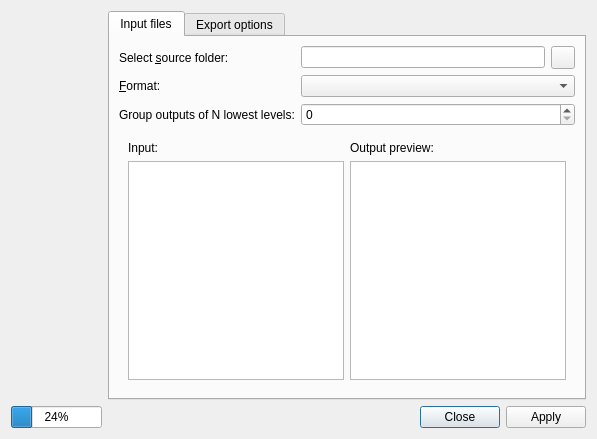
<?xml version="1.0" encoding="UTF-8"?>
<ui version="4.0">
 <class>BatchExportDialog</class>
 <widget class="QDialog" name="BatchExportDialog">
  <property name="geometry">
   <rect>
    <x>0</x>
    <y>0</y>
    <width>597</width>
    <height>439</height>
   </rect>
  </property>
  <property name="windowTitle">
   <string>HOCR Batch Export</string>
  </property>
  <layout class="QGridLayout" name="gridLayout">
   <item row="3" column="0">
    <widget class="QProgressBar" name="progressBar">
     <property name="value">
      <number>24</number>
     </property>
    </widget>
   </item>
   <item row="3" column="1">
    <widget class="KeyDialogButtonBox" name="buttonBox">
     <property name="orientation">
      <enum>Qt::Horizontal</enum>
     </property>
     <property name="standardButtons">
      <set>QDialogButtonBox::Apply|QDialogButtonBox::Close</set>
     </property>
    </widget>
   </item>
   <item row="1" column="1">
    <widget class="QTabWidget" name="batchTabWidget">
     <property name="currentIndex">
      <number>0</number>
     </property>
     <widget class="QWidget" name="tabInput">
      <attribute name="title">
       <string>Input files</string>
      </attribute>
      <layout class="QGridLayout" name="gridLayout_2">
       <item row="3" column="0" colspan="3">
        <widget class="QWidget" name="widgetFiles" native="true">
         <layout class="QGridLayout" name="gridLayout_3">
          <item row="1" column="0">
           <widget class="QTreeView" name="treeViewInput">
            <attribute name="headerVisible">
             <bool>false</bool>
            </attribute>
            <attribute name="headerStretchLastSection">
             <bool>true</bool>
            </attribute>
           </widget>
          </item>
          <item row="1" column="1">
           <widget class="QTreeView" name="treeViewOutput">
            <attribute name="headerVisible">
             <bool>false</bool>
            </attribute>
            <attribute name="headerStretchLastSection">
             <bool>true</bool>
            </attribute>
           </widget>
          </item>
          <item row="0" column="0">
           <widget class="QLabel" name="labelInput">
            <property name="text">
             <string>Input:</string>
            </property>
           </widget>
          </item>
          <item row="0" column="1">
           <widget class="QLabel" name="labelOutput">
            <property name="text">
             <string>Output preview:</string>
            </property>
           </widget>
          </item>
         </layout>
        </widget>
       </item>
       <item row="2" column="0">
        <widget class="QLabel" name="labelExportLevel">
         <property name="text">
          <string>Group outputs of N lowest levels:</string>
         </property>
         <property name="buddy">
          <cstring>spinBoxExportLevel</cstring>
         </property>
        </widget>
       </item>
       <item row="0" column="0">
        <widget class="QLabel" name="labelSourceFolder">
         <property name="text">
          <string>Select &amp;source folder:</string>
         </property>
         <property name="buddy">
          <cstring>toolButtonSourceFolder</cstring>
         </property>
        </widget>
       </item>
       <item row="0" column="1">
        <widget class="QLineEdit" name="lineEditSourceFolder">
         <property name="focusPolicy">
          <enum>Qt::NoFocus</enum>
         </property>
         <property name="accessibleName">
          <string> !Skip</string>
         </property>
         <property name="readOnly">
          <bool>true</bool>
         </property>
        </widget>
       </item>
       <item row="0" column="2">
        <widget class="QToolButton" name="toolButtonSourceFolder">
         <property name="toolTip">
          <string>Search for source folder</string>
         </property>
         <property name="icon">
          <iconset theme="folder-open">
           <normaloff>../../../.designer/backup</normaloff>../../../.designer/backup</iconset>
         </property>
        </widget>
       </item>
       <item row="1" column="0">
        <widget class="QLabel" name="labelFormat">
         <property name="text">
          <string>&amp;Format:</string>
         </property>
         <property name="buddy">
          <cstring>comboBoxFormat</cstring>
         </property>
        </widget>
       </item>
       <item row="1" column="1" colspan="2">
        <widget class="QComboBox" name="comboBoxFormat"/>
       </item>
       <item row="2" column="1" colspan="2">
        <widget class="QSpinBox" name="spinBoxExportLevel"/>
       </item>
      </layout>
     </widget>
     <widget class="QWidget" name="tabOptions">
      <attribute name="title">
       <string>Export options</string>
      </attribute>
      <layout class="QVBoxLayout" name="verticalLayout"/>
     </widget>
    </widget>
   </item>
  </layout>
 </widget>
 <customwidgets>
  <customwidget>
   <class>KeyDialogButtonBox</class>
   <extends>QDialogButtonBox</extends>
   <header>UiUtils.hh</header>
  </customwidget>
 </customwidgets>
 <tabstops>
  <tabstop>batchTabWidget</tabstop>
  <tabstop>lineEditSourceFolder</tabstop>
  <tabstop>toolButtonSourceFolder</tabstop>
  <tabstop>comboBoxFormat</tabstop>
  <tabstop>spinBoxExportLevel</tabstop>
  <tabstop>treeViewInput</tabstop>
  <tabstop>treeViewOutput</tabstop>
 </tabstops>
 <resources/>
 <connections/>
</ui>
